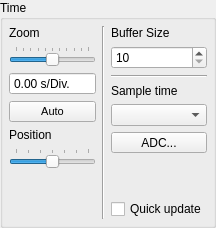
    <widget class="QGroupBox" name="timeBox">
     <property name="sizePolicy">
      <sizepolicy hsizetype="Minimum" vsizetype="Preferred">
       <horstretch>0</horstretch>
       <verstretch>0</verstretch>
      </sizepolicy>
     </property>
     <property name="title">
      <string>Time</string>
     </property>
     <layout class="QHBoxLayout" name="timeLayout">
      <property name="margin">
       <number>6</number>
      </property>
      <item>
       <layout class="QVBoxLayout" name="verticalLayout">
        <item>
         <widget class="QLabel" name="bufferSizeLabel_2">
          <property name="sizePolicy">
           <sizepolicy hsizetype="Minimum" vsizetype="Preferred">
            <horstretch>0</horstretch>
            <verstretch>0</verstretch>
           </sizepolicy>
          </property>
          <property name="text">
           <string>Zoom</string>
          </property>
         </widget>
        </item>
        <item>
         <widget class="QSlider" name="timeZoomSlider">
          <property name="sizePolicy">
           <sizepolicy hsizetype="Minimum" vsizetype="Fixed">
            <horstretch>0</horstretch>
            <verstretch>0</verstretch>
           </sizepolicy>
          </property>
          <property name="minimum">
           <number>-5</number>
          </property>
          <property name="maximum">
           <number>5</number>
          </property>
          <property name="pageStep">
           <number>1</number>
          </property>
          <property name="value">
           <number>0</number>
          </property>
          <property name="tracking">
           <bool>true</bool>
          </property>
          <property name="orientation">
           <enum>Qt::Horizontal</enum>
          </property>
          <property name="tickPosition">
           <enum>QSlider::TicksAbove</enum>
          </property>
          <property name="tickInterval">
           <number>1</number>
          </property>
         </widget>
        </item>
        <item>
         <widget class="QDoubleSpinBox" name="timeZoomSpinBox">
          <property name="sizePolicy">
           <sizepolicy hsizetype="Minimum" vsizetype="Fixed">
            <horstretch>0</horstretch>
            <verstretch>0</verstretch>
           </sizepolicy>
          </property>
          <property name="readOnly">
           <bool>true</bool>
          </property>
          <property name="buttonSymbols">
           <enum>QAbstractSpinBox::NoButtons</enum>
          </property>
          <property name="suffix">
           <string> s/Div.</string>
          </property>
          <property name="decimals">
           <number>2</number>
          </property>
          <property name="maximum">
           <double>1000.000000000000000</double>
          </property>
         </widget>
        </item>
        <item>
         <widget class="QPushButton" name="timeAutoButton">
          <property name="maximumSize">
           <size>
            <width>16777215</width>
            <height>16777215</height>
           </size>
          </property>
          <property name="sizeIncrement">
           <size>
            <width>0</width>
            <height>0</height>
           </size>
          </property>
          <property name="baseSize">
           <size>
            <width>0</width>
            <height>13</height>
           </size>
          </property>
          <property name="font">
           <font>
            <pointsize>8</pointsize>
           </font>
          </property>
          <property name="text">
           <string>Auto</string>
          </property>
          <property name="iconSize">
           <size>
            <width>15</width>
            <height>16</height>
           </size>
          </property>
          <property name="checkable">
           <bool>true</bool>
          </property>
          <property name="autoDefault">
           <bool>false</bool>
          </property>
          <property name="default">
           <bool>false</bool>
          </property>
          <property name="flat">
           <bool>false</bool>
          </property>
         </widget>
        </item>
        <item>
         <widget class="QLabel" name="hposLabel">
          <property name="sizePolicy">
           <sizepolicy hsizetype="Minimum" vsizetype="Preferred">
            <horstretch>0</horstretch>
            <verstretch>0</verstretch>
           </sizepolicy>
          </property>
          <property name="text">
           <string>Position</string>
          </property>
         </widget>
        </item>
        <item>
         <widget class="QSlider" name="timePosSlider">
          <property name="sizePolicy">
           <sizepolicy hsizetype="Minimum" vsizetype="Fixed">
            <horstretch>0</horstretch>
            <verstretch>0</verstretch>
           </sizepolicy>
          </property>
          <property name="minimum">
           <number>-3</number>
          </property>
          <property name="maximum">
           <number>3</number>
          </property>
          <property name="pageStep">
           <number>1</number>
          </property>
          <property name="value">
           <number>0</number>
          </property>
          <property name="orientation">
           <enum>Qt::Horizontal</enum>
          </property>
          <property name="tickPosition">
           <enum>QSlider::TicksAbove</enum>
          </property>
          <property name="tickInterval">
           <number>1</number>
          </property>
         </widget>
        </item>
        <item>
         <spacer name="verticalSpacer_3">
          <property name="orientation">
           <enum>Qt::Vertical</enum>
          </property>
          <property name="sizeHint" stdset="0">
           <size>
            <width>20</width>
            <height>40</height>
           </size>
          </property>
         </spacer>
        </item>
       </layout>
      </item>
      <item>
       <widget class="Line" name="line_4">
        <property name="orientation">
         <enum>Qt::Vertical</enum>
        </property>
       </widget>
      </item>
      <item>
       <layout class="QVBoxLayout" name="verticalLayout_2">
        <item>
         <widget class="QLabel" name="bufferSizeLabel">
          <property name="sizePolicy">
           <sizepolicy hsizetype="Minimum" vsizetype="Preferred">
            <horstretch>0</horstretch>
            <verstretch>0</verstretch>
           </sizepolicy>
          </property>
          <property name="text">
           <string>Buffer Size</string>
          </property>
         </widget>
        </item>
        <item>
         <widget class="QSpinBox" name="bufferSpinBox">
          <property name="sizePolicy">
           <sizepolicy hsizetype="Minimum" vsizetype="Fixed">
            <horstretch>0</horstretch>
            <verstretch>0</verstretch>
           </sizepolicy>
          </property>
          <property name="minimum">
           <number>10</number>
          </property>
         </widget>
        </item>
        <item>
         <widget class="Line" name="line">
          <property name="orientation">
           <enum>Qt::Horizontal</enum>
          </property>
         </widget>
        </item>
        <item>
         <widget class="QLabel" name="sampleTimeLabel">
          <property name="sizePolicy">
           <sizepolicy hsizetype="Minimum" vsizetype="Preferred">
            <horstretch>0</horstretch>
            <verstretch>0</verstretch>
           </sizepolicy>
          </property>
          <property name="text">
           <string>Sample time</string>
          </property>
         </widget>
        </item>
        <item>
         <widget class="QComboBox" name="sampleTimeCombo">
          <property name="sizePolicy">
           <sizepolicy hsizetype="Minimum" vsizetype="Fixed">
            <horstretch>0</horstretch>
            <verstretch>0</verstretch>
           </sizepolicy>
          </property>
         </widget>
        </item>
        <item>
         <widget class="QToolButton" name="adcSampleButton">
          <property name="sizePolicy">
           <sizepolicy hsizetype="Minimum" vsizetype="Fixed">
            <horstretch>0</horstretch>
            <verstretch>0</verstretch>
           </sizepolicy>
          </property>
          <property name="text">
           <string>ADC...</string>
          </property>
         </widget>
        </item>
        <item>
         <spacer name="verticalSpacer_2">
          <property name="orientation">
           <enum>Qt::Vertical</enum>
          </property>
          <property name="sizeHint" stdset="0">
           <size>
            <width>20</width>
            <height>40</height>
           </size>
          </property>
         </spacer>
        </item>
        <item>
         <widget class="QCheckBox" name="quickUpdateCheck">
          <property name="text">
           <string>Quick update</string>
          </property>
         </widget>
        </item>
       </layout>
      </item>
     </layout>
    </widget>
